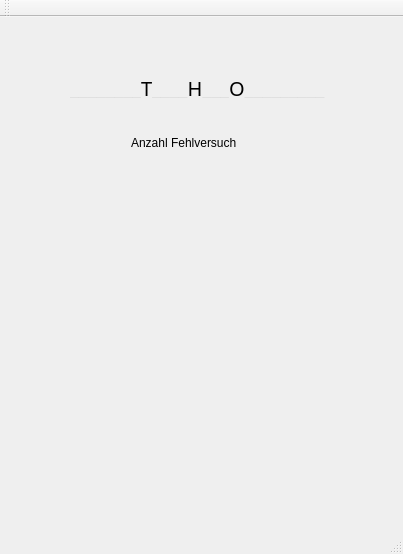
<?xml version="1.0" encoding="UTF-8"?>
<ui version="4.0">
 <class>MainWindow</class>
 <widget class="QMainWindow" name="MainWindow">
  <property name="geometry">
   <rect>
    <x>0</x>
    <y>0</y>
    <width>403</width>
    <height>554</height>
   </rect>
  </property>
  <property name="windowTitle">
   <string>MainWindow</string>
  </property>
  <widget class="QWidget" name="centralWidget">
   <widget class="QLabel" name="background">
    <property name="geometry">
     <rect>
      <x>0</x>
      <y>0</y>
      <width>401</width>
      <height>541</height>
     </rect>
    </property>
    <property name="text">
     <string/>
    </property>
    <property name="pixmap">
     <pixmap resource="hangman.qrc">:/background/Hangman01.png</pixmap>
    </property>
    <property name="scaledContents">
     <bool>true</bool>
    </property>
   </widget>
   <widget class="QLabel" name="word">
    <property name="geometry">
     <rect>
      <x>70</x>
      <y>60</y>
      <width>271</width>
      <height>21</height>
     </rect>
    </property>
    <property name="font">
     <font>
      <family>Kristen ITC</family>
      <pointsize>15</pointsize>
     </font>
    </property>
    <property name="autoFillBackground">
     <bool>false</bool>
    </property>
    <property name="text">
     <string>________T____H___O_________</string>
    </property>
    <property name="textFormat">
     <enum>Qt::AutoText</enum>
    </property>
    <property name="scaledContents">
     <bool>false</bool>
    </property>
   </widget>
   <widget class="QWidget" name="horizontalLayoutWidget">
    <property name="geometry">
     <rect>
      <x>120</x>
      <y>100</y>
      <width>140</width>
      <height>51</height>
     </rect>
    </property>
    <layout class="QHBoxLayout" name="horizontalLayout_2">
     <item>
      <widget class="QLabel" name="txt">
       <property name="text">
        <string>Anzahl Fehlversuche:</string>
       </property>
      </widget>
     </item>
     <item>
      <widget class="QLabel" name="faults">
       <property name="text">
        <string/>
       </property>
      </widget>
     </item>
    </layout>
   </widget>
  </widget>
  <widget class="QMenuBar" name="menuBar">
   <property name="geometry">
    <rect>
     <x>0</x>
     <y>0</y>
     <width>403</width>
     <height>20</height>
    </rect>
   </property>
  </widget>
  <widget class="QToolBar" name="mainToolBar">
   <attribute name="toolBarArea">
    <enum>TopToolBarArea</enum>
   </attribute>
   <attribute name="toolBarBreak">
    <bool>false</bool>
   </attribute>
  </widget>
  <widget class="QStatusBar" name="statusBar"/>
 </widget>
 <layoutdefault spacing="6" margin="11"/>
 <resources>
  <include location="hangman.qrc"/>
 </resources>
 <connections/>
</ui>
